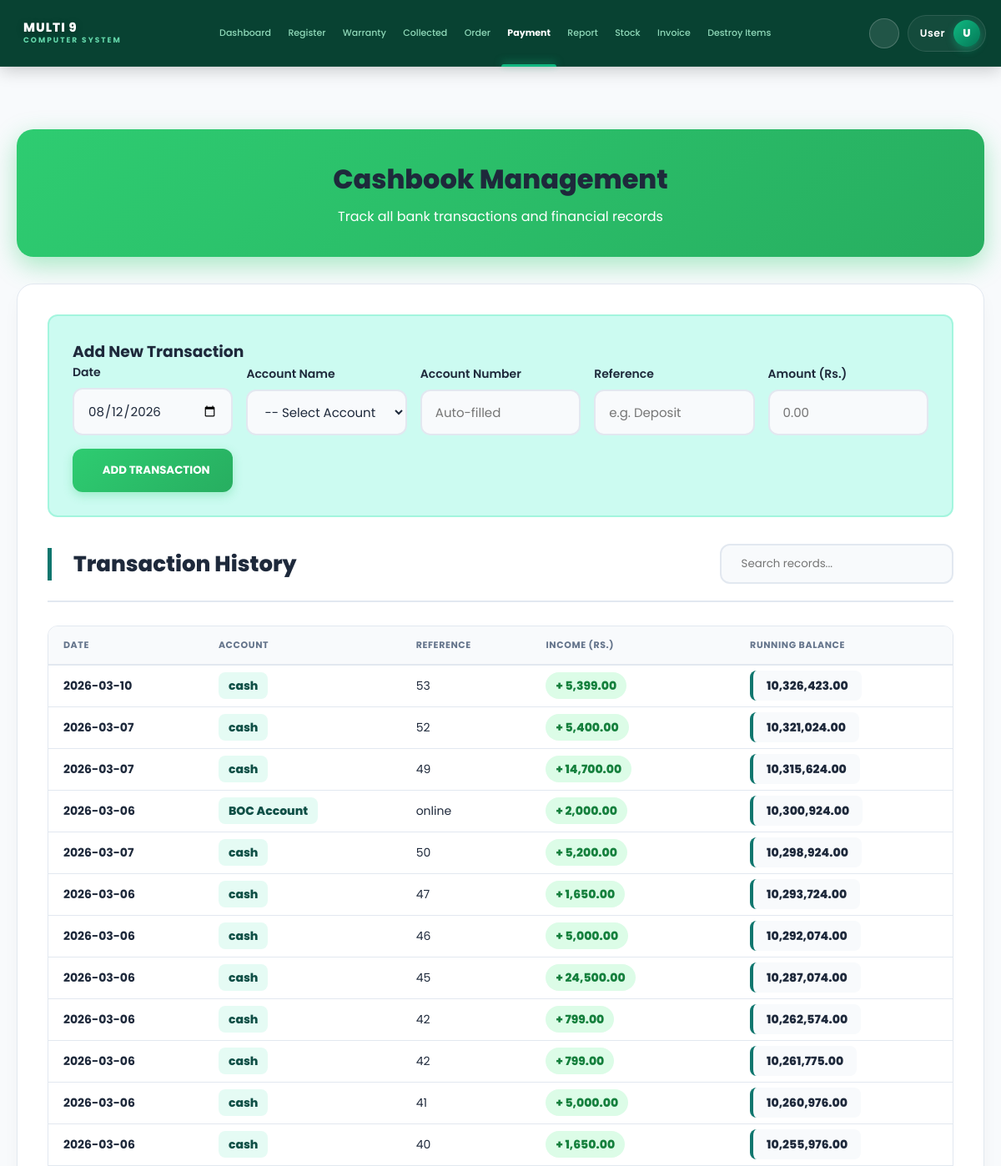
The page /cashbook_view.php (upper part) on the database as committed earlier.
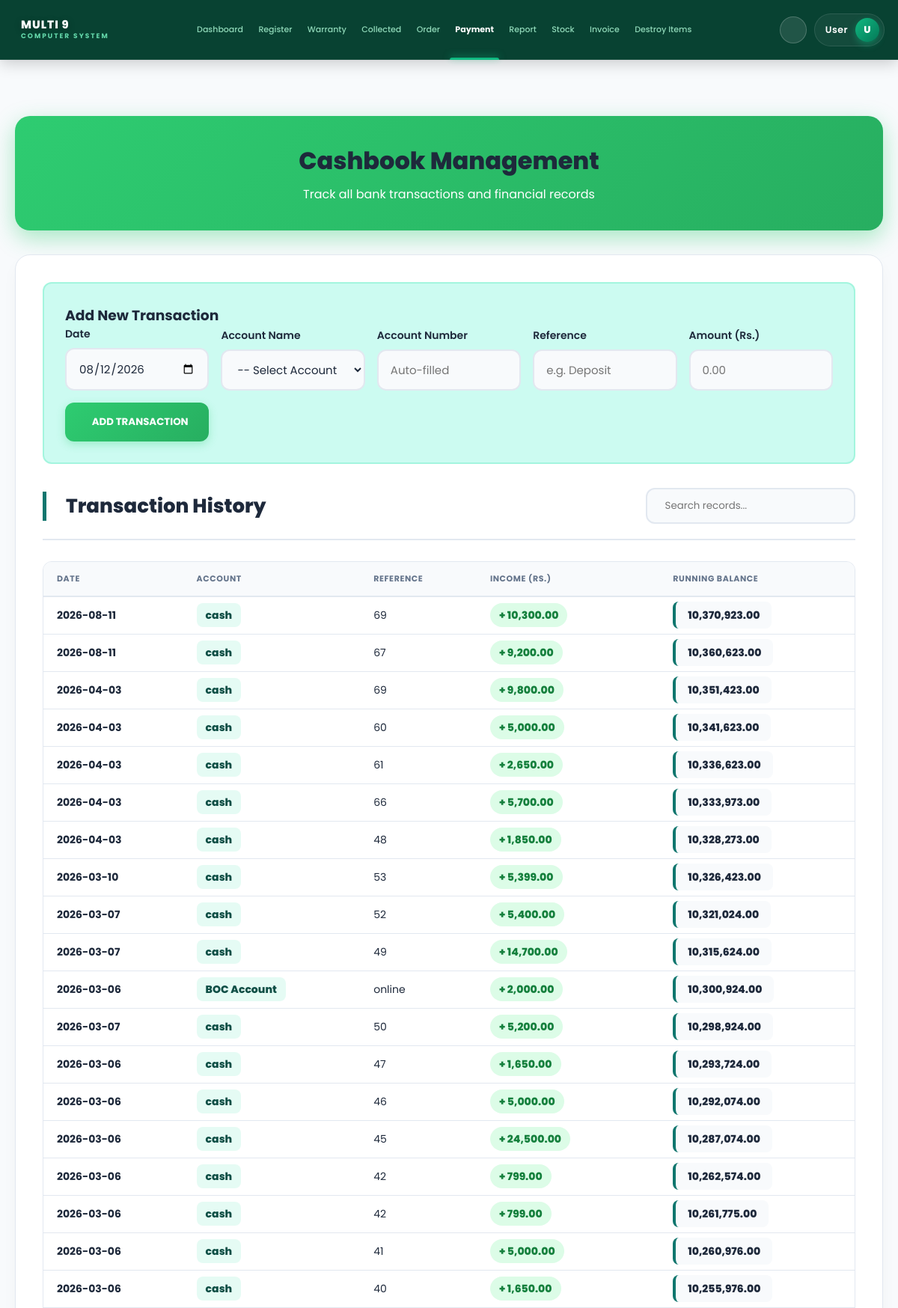
The same page on the database as committed later.
### tables this page shows
CREATE TABLE `cashbook` (
  `cashid` int(11) NOT NULL,
  `invoice_no` varchar(50) DEFAULT NULL,
  `date` date NOT NULL,
  `income` decimal(10,2) DEFAULT 0.00,
  `balance` decimal(10,2) DEFAULT 0.00,
  `acc_id` int(11) DEFAULT NULL
);

CREATE TABLE `accounts` (
  `acc_id` int(11) NOT NULL,
  `acc_name` varchar(100) NOT NULL,
  `account_no` varchar(50) DEFAULT NULL,
  `balance` decimal(15,2) DEFAULT 0.00
);

### cashbook_view.php (the view, shortened to what this page needs)
<?php
include 'db_config.php';
include_once 'navbar.php';
?>
<!DOCTYPE html>
<html lang="en">
<head>
    <link rel="stylesheet" href="CSS/global.css">
</head>
<body id="cashbookBody">
<div class="page-container">
    <div class="page-header">
        <h1> Cashbook Management</h1>
        <p>Track all bank transactions and financial records</p>
    </div>
    <div class="container">
        <div class="form-section">
            <h3><i class="ph-fill ph-plus-circle"></i> Add New Transaction</h3>
            <form method="POST" class="grid-form">
                <div class="form-group">
                    <label> Date</label>
                    <input type="date" name="date" value="<?= date('Y-m-d') ?>" class="form-control" required>
                </div>
                <div class="form-group">
                    <label> Account Name</label>
                    <select name="acc_id" id="acc_select" class="form-control" onchange="showAccNo()" required>
                        <option value="">-- Select Account --</option>
                    </select>
                </div>
                <div class="form-group">
                    <label> Account Number</label>
                    <input type="text" id="display_acc_no" class="form-control" placeholder="Auto-filled" readonly>
                </div>
                <div class="form-group">
                    <label> Reference</label>
                    <input type="text" name="reference" class="form-control" placeholder="e.g. Deposit" required>
                </div>
                <div class="form-group">
                    <label> Amount (Rs.)</label>
                    <input type="number" name="amount" class="form-control" step="0.01" min="0.01" required placeholder="0.00">
                </div>
                <div class="form-group">
                    <button type="submit" name="add_manual_transaction" class="btn-primary"><i class="ph ph-paper-plane-right"></i> ADD TRANSACTION</button>
                </div>
            </form>
        </div>
        <div class="section-header">
            <h3><i class="ph-fill ph-clock-counter-clockwise"></i> Transaction History</h3>
            <div class="search-box">
                <input type="text" id="searchInput" class="search-input" placeholder=" Search records..." onkeyup="filterTable()">
            </div>
        </div>
        <div class="table-container">
            <table id="transactionsTable">
                <thead>
                    <tr>
                        <th>Date</th>
                        <th>Account</th>
                        <th>Reference</th>
                        <th>Income (Rs.)</th>
                        <th>Running Balance</th>
                    </tr>
                </thead>
                <tbody>
                    <?php
                    $sql = "SELECT c.*, a.acc_name FROM cashbook c
                            LEFT JOIN accounts a ON c.acc_id = a.acc_id
                            ORDER BY c.cashid DESC";
                    $result = $conn->query($sql);
                    if ($result && $result->num_rows > 0) {
                        while($row = $result->fetch_assoc()) {
                            $accName = $row['acc_name'] ? $row['acc_name'] : "cash";
                            echo "<tr>
                                    <td data-label='Date'><strong>{$row['date']}</strong></td>
                                    <td data-label='Account'><span class='account-badge'>{$accName}</span></td>
                                    <td data-label='Reference'>{$row['invoice_no']}</td>
                                    <td data-label='Income'><span class='amount-positive'>+ " . number_format($row['income'], 2) . "</span></td>
                                    <td data-label='Running Balance'><span class='balance-bold'>" . number_format($row['balance'], 2) . "</span></td>
                                  </tr>";
                        }
                    } else {
                        echo "<tr><td colspan='5' class='empty-state' style='text-align:center; padding: 50px;'>No records found.</td></tr>";
                    }
                    ?>
                </tbody>
            </table>
        </div>
    </div>
</div>
</body>
</html>

Rows that differ between the two databases and show on the page:
added cashbook: date "2026-08-11", accName "cash", invoice_no "69", income "10,300.00", balance "10,370,923.00"
added cashbook: date "2026-08-11", accName "cash", invoice_no "67", income "9,200.00", balance "10,360,623.00"
added cashbook: date "2026-04-03", accName "cash", invoice_no "69", income "9,800.00", balance "10,351,423.00"
added cashbook: date "2026-04-03", accName "cash", invoice_no "60", income "5,000.00", balance "10,341,623.00"
added cashbook: date "2026-04-03", accName "cash", invoice_no "61", income "2,650.00", balance "10,336,623.00"
added cashbook: date "2026-04-03", accName "cash", invoice_no "66", income "5,700.00", balance "10,333,973.00"
added cashbook: date "2026-04-03", accName "cash", invoice_no "48", income "1,850.00", balance "10,328,273.00"
